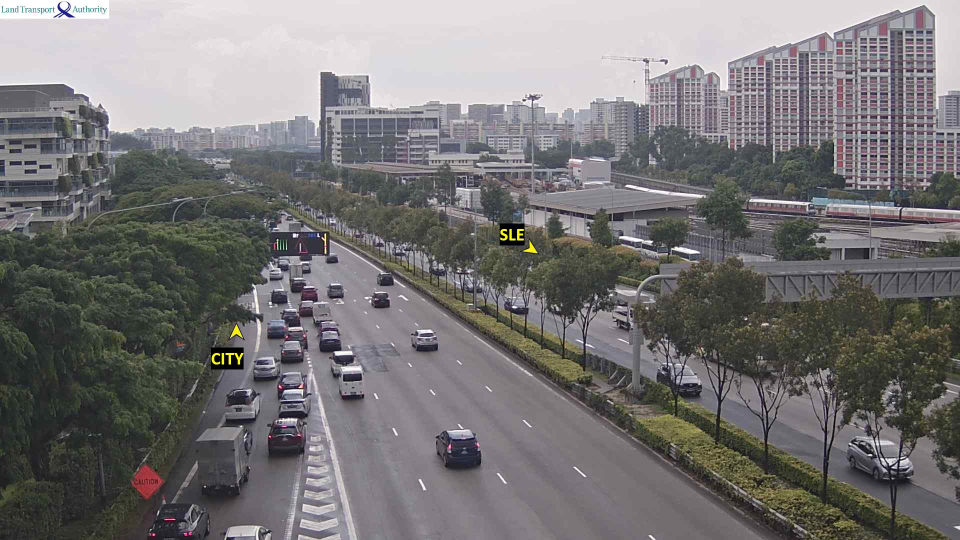
#> input picture Car/1.jpg, 1920 x 1080 px (shown at 1/2 size)
$ python -i car_detection.py   (imports and definitions only)
#> lines starting #> are read from the running program, lines starting #| are printed output that depends on the picture
from PIL import Image
import cv2
import numpy as np
import requests
import json
import requests
from datetime import datetime

# [23 lines left out: function get_response, not called in this run]

def Car_Detection(path):
#> called with path = '1.jpg'
    image = Image.open(path)
#> image is the input picture: PIL image 1920x1080 RGB; mean R, G, B 119.2, 116.9, 117.5
    image = image.resize((450,250))
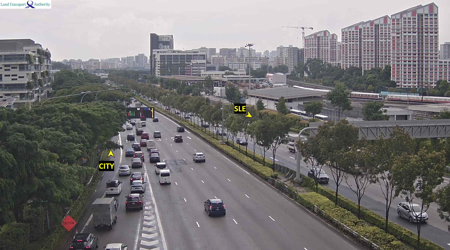
#> image: PIL image 450x250 RGB; mean R, G, B 119.2, 116.9, 117.5
    image_arr = np.array(image)
    grey = cv2.cvtColor(image_arr,cv2.COLOR_BGR2GRAY)
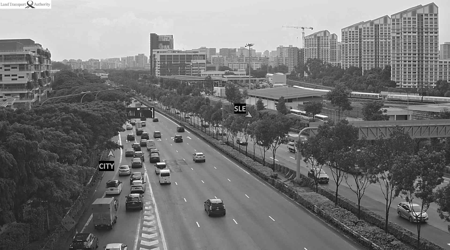
#> grey: shape (250, 450); min 0, max 255, mean 117.3
    Image.fromarray(grey)
    blur = cv2.GaussianBlur(grey,(5,5),0)
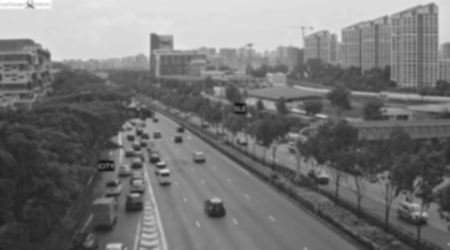
#> blur: shape (250, 450); min 17, max 255, mean 117.3
    Image.fromarray(blur)
    dilated = cv2.dilate(blur,np.ones((3,3)))
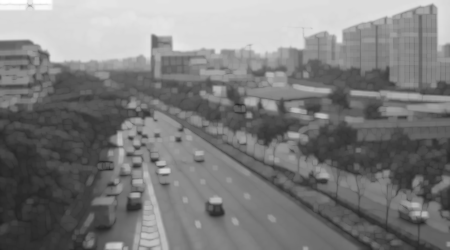
#> dilated: shape (250, 450); min 33, max 255, mean 124.6
    Image.fromarray(dilated)
    kernel = cv2.getStructuringElement(cv2.MORPH_ELLIPSE, (2, 2))
    closing = cv2.morphologyEx(dilated, cv2.MORPH_CLOSE, kernel)
    Image.fromarray(closing)
    car_cascade = cv2.CascadeClassifier('cars.xml')
    cars = car_cascade.detectMultiScale(closing, 1.1, 1)
#> cars = [[16, 83, 21, 21], [128, 153, 20, 20], [116, 143, 23, 23], [150, 171, 26, 26], [256, 162, 28, 28], [115, 184, 37, 37], [186, 178, 60, 60]]
    return len(cars)

# [22 lines left out: function cal, not called in this run]

>>> result = Car_Detection('1.jpg')
#> result = 7
